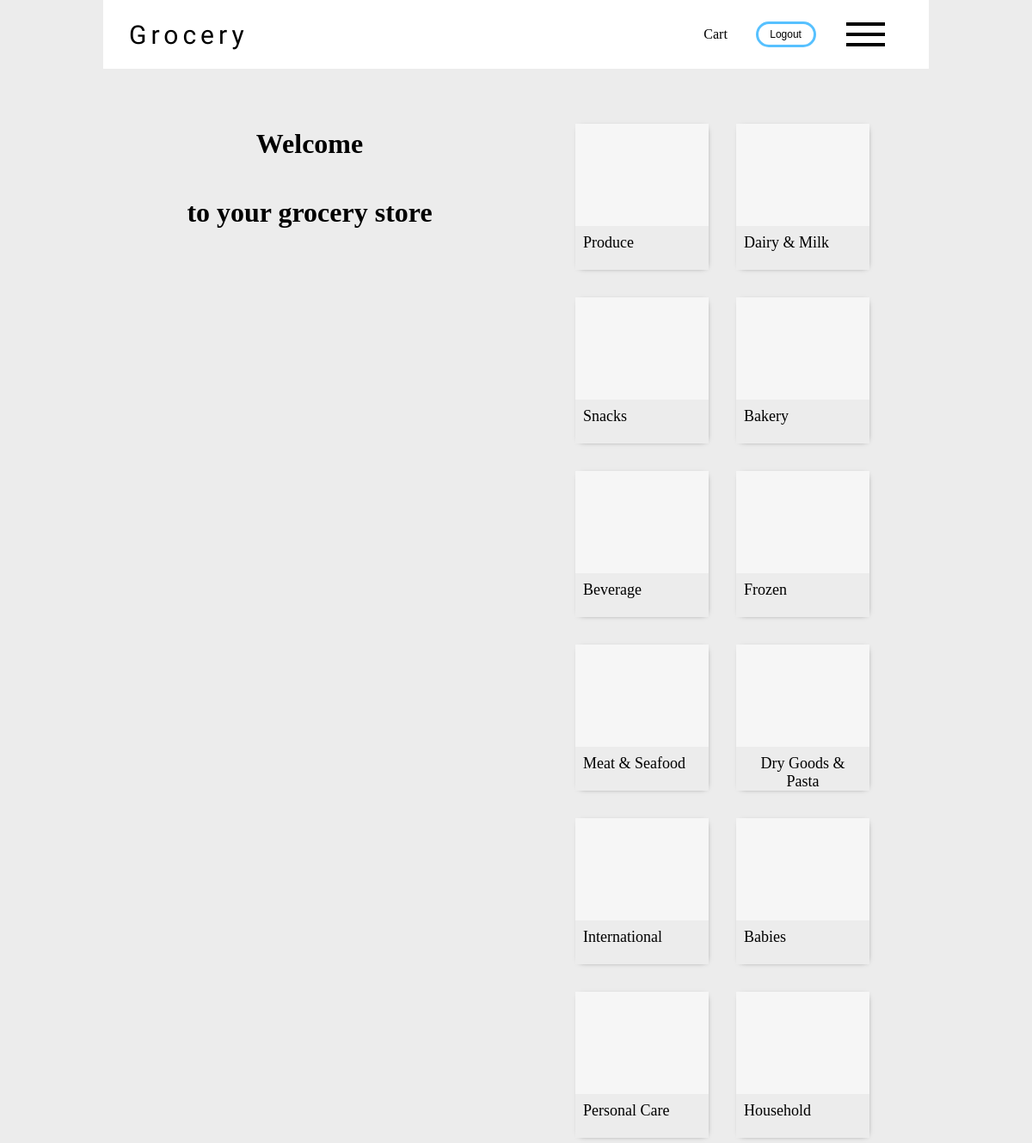
Page /store/ (signed in) on the committed database.
### store/models.py (models this page shows, shortened)
class Department(models.Model):
    name = models.CharField(max_length=30)
    image = models.ImageField(upload_to="departments", null=True)

### store/views.py (the view)
# urls.py: path('', storeHome, name='storeHome'),
@login_required(login_url='login')
def storeHome(request):
    user = request.user
    departments = Department.objects.all()
    context = {
        'username': user.first_name,
        'departments': departments
    }
    return render(request, 'store/home.html', context)

### store/templates/store/home.html
{% extends 'store/base.html' %}
{% block content %}
<div class="intro-section">
    <h1>Welcome</h1>
    <h1>to your grocery store</h1>
</div>
<div class="list-section">
{% for item in departments %}
    <a href="{% url 'productsByDepartment' department=item.name %}" class="department drop-shadow">
        <img src="{{ item.image.url }}"/>
        <span class="department-name">{{ item.name }}</span>
    </a>
{% endfor %}
</div>
{% endblock %}

### store/templates/store/base.html (shortened to what this page needs)
{% load static %}
<!DOCTYPE html>
    <head>
        <link rel="stylesheet" href="{% static 'store/style.css' %}">
        <link rel="stylesheet" href="{% static 'store/baseStyle.css' %}">
        <link rel="stylesheet" href="{% static 'store/itemDetail.css' %}">
        <link rel="stylesheet" href="{% static 'store/itemListStyle.css' %}">
        <link rel="stylesheet" href="{% static 'store/cartDetailsStyle.css' %}">
    </head>
    <body>
        <nav>
            <a href="{% url 'storeHome' %}" class="logo">Grocery</a>
            <ul>
                <li>
                    <a href="{% url 'cart' %}" >Cart</a>
                </li>
                <li>
                    <button class="logout" id="logout">Logout</button>
                </li>
                <li>
                    <div class="hamburger">
                        <label for="toggle"></label>
                    </div>
                </li>
            </ul>
        </nav>
        <main>
            {% block content %}
            {% endblock %}
        </main>
    </body>
</html>

### store/static/store/style.css (style rules this page uses)
body { margin: 0; padding: 0; box-sizing: border-box; }
.department { display: flex; flex-direction: column; width: 155px; height: 170px; margin: 1em 1em 1em 1em; text-decoration: none; color: black; }
.department img { height: 70%; background-color: #E2E2E2; }
.department-name { margin: 0.5em; font-size: large; align-self: flex-start; }
.drop-shadow { box-shadow: 1px 2px 6px -1px rgb(163, 163, 163); }
main { display: flex; }
.intro-section { flex: 1; display: flex; flex-direction: column; justify-content: start; align-items: center; }
.list-section { flex: 1; display: flex; justify-content: center; flex-wrap: wrap; }

### store/static/store/baseStyle.css (style rules this page uses)
body { margin: 0; padding: 0; box-sizing: border-box; background-color: rgb(236, 236, 236); }
.logo { font-family: 'Acme', sans-serif; font-size: 30px; letter-spacing: 5px; font-weight: 400; cursor: pointer; text-decoration: none; color: black; position: absolute; left: 1em; }
.logout { width: 70px; height: 30px; border-radius: 15px; border: 3px solid var(--primaryColor); background-color: white; font-weight: 500; font-size: 12px; transition: fill 0.2s ease-in-out; outline: none; }
.hamburger { width: 50px; height: 30px; display: flex; justify-content: center; align-items: center; }
.hamburger label { width: 45px; height: 4px; background-color: black; position: absolute; }
.hamburger label::before, label::after { content: ''; width: 45px; height: 4px; background-color: black; position: absolute; display: block; }
.hamburger label::before { top: -12px; transform-origin: left top; }
.hamburger label::after { bottom: -12px; transform-origin: left bottom; }
nav { width: 80%; height: 10vh; margin: auto; padding: 1em; display: flex; justify-content: flex-end; align-items: center; position: sticky; top: 0; background-color: white; opacity: 100%; z-index: 1; box-sizing: border-box; }
nav ul { width: 30%; list-style: none; display: flex; justify-content: space-evenly; align-items: center; }
a { text-decoration: none; color: black; text-align: center; align-self: center; }
main { width: 80%; margin: auto; margin-top: 3em; position: relative; }

### store/static/store/itemListStyle.css (style rules this page uses)
body { margin: 0; padding: 0; box-sizing: border-box; }
.drop-shadow { box-shadow: 1px 1px 7px -5px black; }

### rows in the picture
Department: image (picture), name "Produce"
Department: image (picture), name "Dairy & Milk"
Department: image (picture), name "Snacks"
Department: image (picture), name "Bakery"
Department: image (picture), name "Beverage"
Department: image (picture), name "Frozen"
Department: image (picture), name "Meat & Seafood"
Department: image (picture), name "Dry Goods & Pasta"
Department: image (picture), name "International"
Department: image (picture), name "Babies"
Department: image (picture), name "Personal Care"
Department: image (picture), name "Household"
